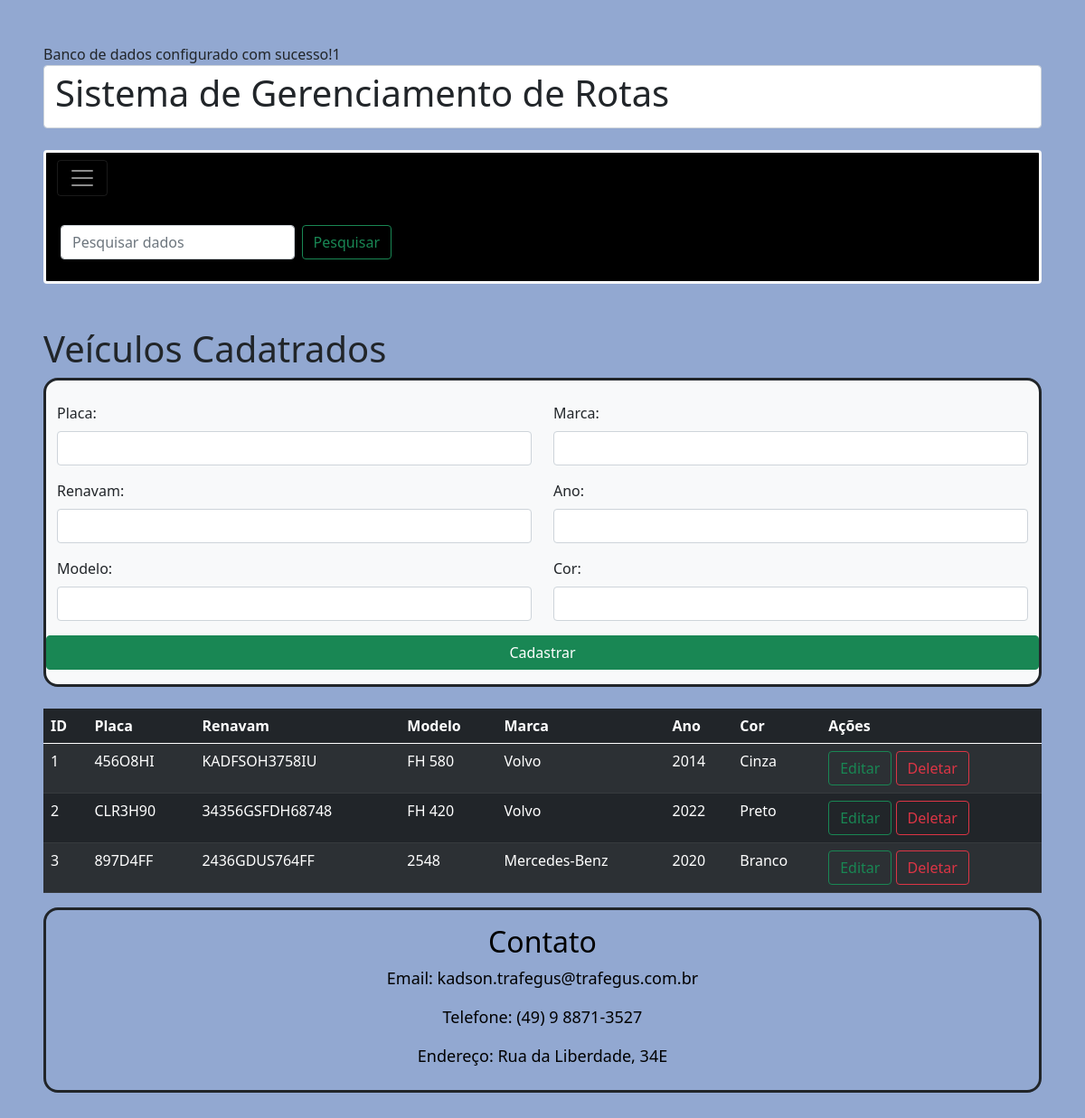
The page /src/veiculos.php on the database its author committed.
### tables this page shows
CREATE TABLE veiculos (
        id INTEGER PRIMARY KEY AUTOINCREMENT,
        placa CHAR(7) NOT NULL,
        renavam CHAR(30) DEFAULT NULL,
        modelo CHAR(20) NOT NULL,
        marca CHAR(20) NOT NULL,
        ano INTEGER NOT NULL,
        cor CHAR(20) NOT NULL
    );

### src/veiculos.php (the view, shortened to what this page needs)
<?= include __DIR__ . '/Cria_banco.php'; ?>
<!DOCTYPE html>
<html lang="pt-BR">
<head>
    <link href="https://cdn.jsdelivr.net/npm/bootstrap@5.0.2/dist/css/bootstrap.min.css" rel="stylesheet"
>
</head>
<body class="text-dark m-5" style="  background-color: #92a8d1;">
    <section>
    <header class="form-control">
        <h1>Sistema de Gerenciamento de Rotas</h1>
    </header>
    <br>
    <nav class="rounded navbar navbar-dark border border-3 border-light"
        style="background-color:black; border-radius: 16px;">
        <div class="container-fluid">
            <button class="navbar-toggler mb-3" type="button" data-bs-toggle="collapse"
                data-bs-target="#navbarTogglerDemo01" aria-controls="navbarTogglerDemo01" aria-expanded="false"
                aria-label="Toggle navigation">
                <span class="navbar-toggler-icon"></span>
            </button>
        </div>
        <form class="d-flex m-3 col-4">
            <input class="form-control me-2" type="search" placeholder="Pesquisar dados" aria-label="Search">
            <button class="btn btn-outline-success" type="submit">Pesquisar</button>
        </form>
    </nav>
    <br>
    </section>
    <br>
    <h1>Veículos Cadatrados</h1>
    <section>
        <div class="border border-3 border-dark bg-light" style="border-radius: 16px;">
            <form class="bg-light" action="veiculos.php" method="POST" class="form-control mt-3">
                <div class="container mt-4">
                    <div class="row">
                        <div class="col-md-6">
                            <div class="mb-3">
                                <label class="form-label" for="placa">Placa:</label>
                                <input type="text" id="placa" name="placa" maxlength="7" class="form-control" required>
                            </div>
                            <div class="mb-3">
                                <label class="form-label" for="renavam">Renavam:</label>
                                <input type="text" id="renavam" name="renavam" class="form-control" required>
                            </div>
                            <div class="mb-3">
                                <label class="form-label" for="modelo">Modelo:</label>
                                <input type="text" id="modelo" name="modelo" class="form-control" required>
                            </div>
                        </div>
                        <div class="col-md-6">
                            <div class="mb-3">
                                <label class="form-label" for="marca">Marca:</label>
                                <input type="text" id="marca" name="marca" maxlength="20" class="form-control" required>
                            </div>
                            <div class="mb-3">
                                <label class="form-label" for="ano">Ano:</label>
                                <input type="number" id="ano" name="ano" maxlength="4" class="form-control" required>
                            </div>
                            <div class="mb-3">
                                <label class="form-label" for="cor">Cor:</label>
                                <input type="text" id="cor" name="cor" maxlength="20" class="form-control" required>
                            </div>
                        </div>
                        <button class="btn btn-success" type="submit">Cadastrar</button>
                    </div>
                </div>
            </form>
        </div>
    </section>
    <br>
    <div>
        <table class="table table-striped table-dark">
            <thead>
                <tr>
                    <th scope="col">ID</th>
                    <th scope="col">Placa</th>
                    <th scope="col">Renavam</th>
                    <th scope="col">Modelo</th>
                    <th scope="col">Marca</th>
                    <th scope="col">Ano</th>
                    <th scope="col">Cor</th>
                    <th scope="col">Ações</th>
                </tr>
            </thead>
            <tbody>
                <?php
                $veiculos = $db->query('SELECT * FROM veiculos')->fetchAll(PDO::FETCH_ASSOC);
                $linha = 0;
                foreach ($veiculos as $veiculo):
                    $linha++;
                ?>
                <tr>
                    <td><?= $linha ?></td>
                    <td><?= htmlspecialchars($veiculo['placa']) ?></td>
                    <td><?= htmlspecialchars($veiculo['renavam']) ?></td>
                    <td><?= htmlspecialchars($veiculo['modelo']) ?></td>
                    <td><?= htmlspecialchars($veiculo['marca']) ?></td>
                    <td><?= htmlspecialchars($veiculo['ano']) ?></td>
                    <td><?= htmlspecialchars($veiculo['cor']) ?></td>
                    <td>
                        <a href="./Acoes/editar.php?linha=<?= $linha ?>" class="btn btn-outline-success">Editar</a>
                        <a href="./Acoes/excluir.php?linha=<?= $linha ?>" class="btn btn-outline-danger">Deletar</a>
                    </td>
                </tr>
                <?php endforeach; ?>
            </tbody>
        </table>
    </div>
    <footer class="border border-3 border-dark mt-3 col-12 mb-0"
        style="border-radius: 16px; color: black; font-size: 18px; text-align: center;">
        <container class="mb-0">
            <div class="m-2 p-2 mb-0">
                <h2>Contato</h2>
                <p>Email: kadson.trafegus@trafegus.com.br</p>
                <p>Telefone: (49) 9 8871-3527</p>
                <p>Endereço: Rua da Liberdade, 34E</p>
            </div>
        </container>
    </footer>
</body>
</html>

### rows shown on the page
veiculos: placa "456O8HI", renavam "KADFSOH3758IU", modelo "FH 580", marca "Volvo", ano "2014", cor "Cinza"
veiculos: placa "CLR3H90", renavam "34356GSFDH68748", modelo "FH 420", marca "Volvo", ano "2022", cor "Preto"
veiculos: placa "897D4FF", renavam "2436GDUS764FF", modelo "2548", marca "Mercedes-Benz", ano "2020", cor "Branco"

### other values the page prints
include __DIR__ . '/Cria_banco.php' "1"
